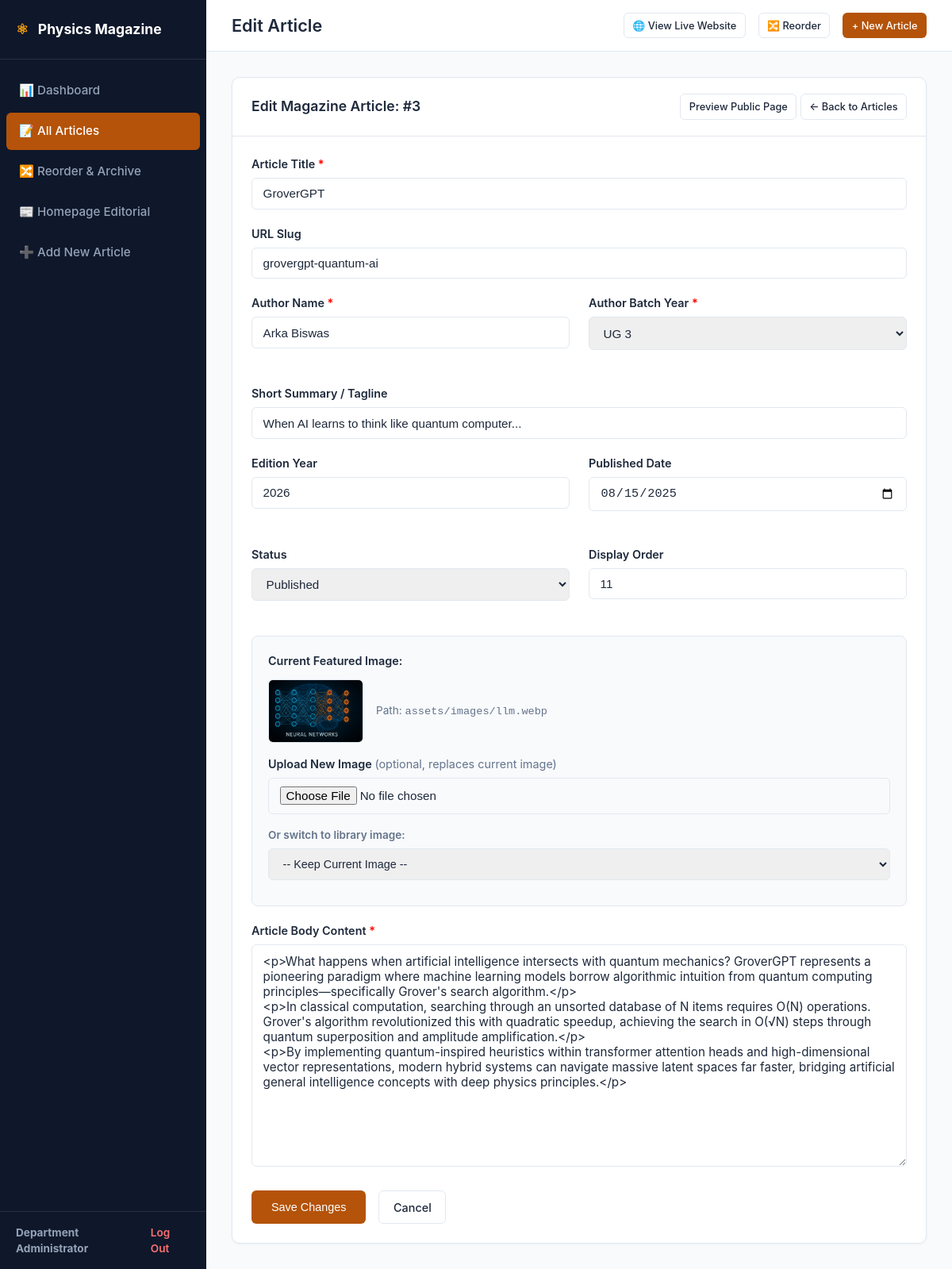
Before: /admin/article-edit.php?id=3 (signed in) with the older database file.
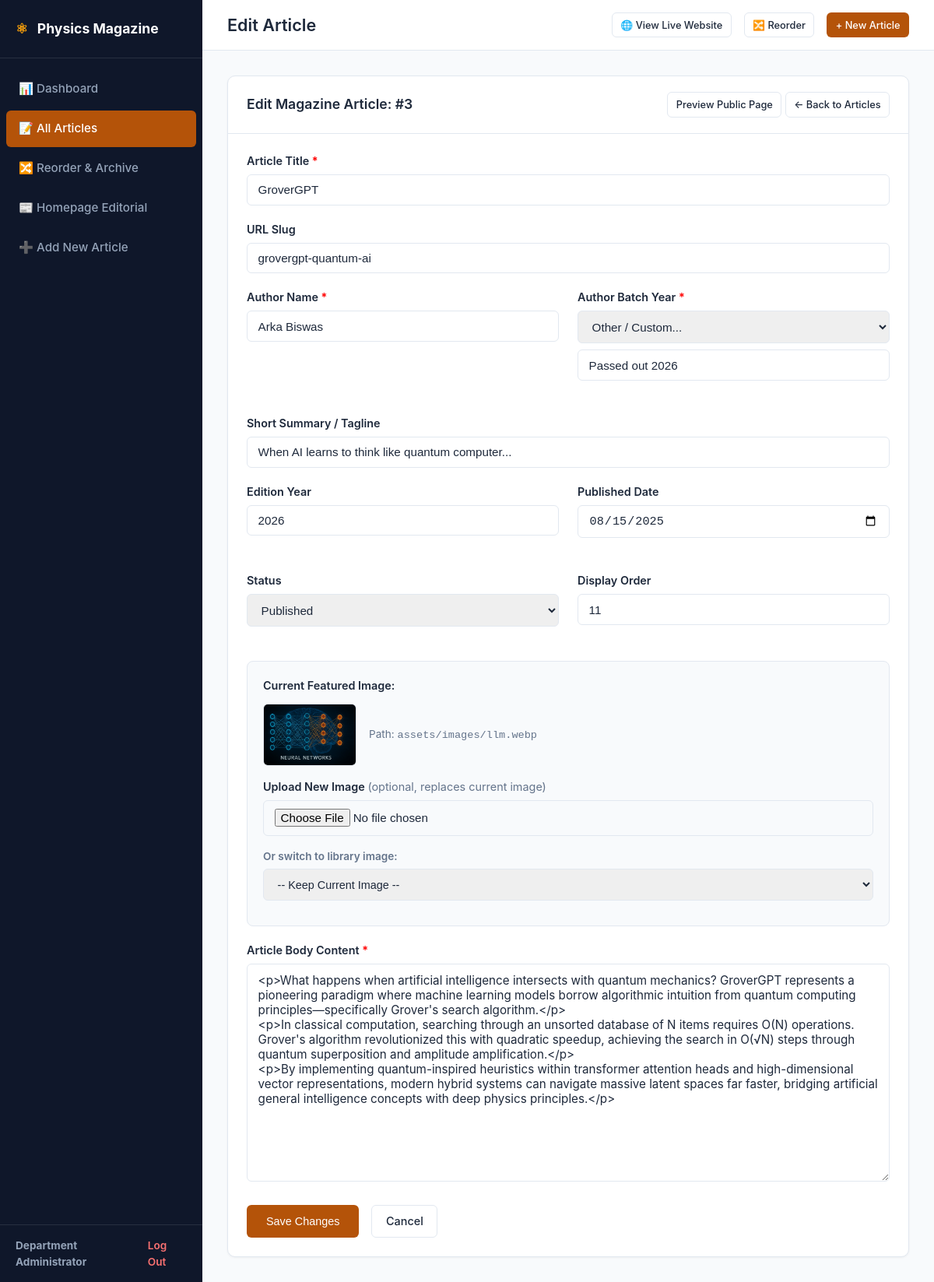
After: the same page with the newer database file.
### tables this page shows
CREATE TABLE `articles` (
  `id` int(11) NOT NULL AUTO_INCREMENT,
  `slug` varchar(255) NOT NULL,
  `title` varchar(255) NOT NULL,
  `summary` varchar(500) NOT NULL,
  `author_name` varchar(150) NOT NULL,
  `author_batch` varchar(50) NOT NULL,
  `image_path` varchar(255) NOT NULL,
  `content` mediumtext NOT NULL,
  `edition_year` int(11) NOT NULL DEFAULT 2025,
  `published_date` date NOT NULL,
  `status` enum('published','draft') NOT NULL DEFAULT 'published',
  `sort_order` int(11) NOT NULL DEFAULT 0,
  `views_count` int(11) NOT NULL DEFAULT 0,
  `created_at` datetime DEFAULT current_timestamp(),
  `updated_at` datetime DEFAULT current_timestamp() ON UPDATE current_timestamp(),
  PRIMARY KEY (`id`),
  UNIQUE KEY `slug` (`slug`),
  KEY `idx_edition_status` (`edition_year`,`status`),
  KEY `idx_slug` (`slug`)
);

### includes/functions.php (called while the page is built, shortened)
<?php
function e($string)
{
    return htmlspecialchars($string ?? '', ENT_QUOTES, 'UTF-8');
}

### admin/article-edit.php (the view, shortened to what the changed rows need)
<?php
require_once __DIR__ . '/includes/admin_header.php';
$pdo = get_db_connection();
$id = (int) ($_GET['id'] ?? 0);
$stmt = $pdo->prepare("SELECT * FROM articles WHERE id = ?");
$stmt->execute([$id]);
$article = $stmt->fetch();
$commonBatches = ['UG 1', 'UG 2', 'UG 3', 'UG 4', 'PG 1', 'PG 2', 'Faculty', 'Alumni'];
$isCustomBatch = !in_array($article['author_batch'], $commonBatches) && !empty($article['author_batch']);
?>
<div class="card" style="max-width: 900px; margin: 0 auto;">
  <div class="card-header">
    <h2>Edit Magazine Article: #<?= $article['id'] ?></h2>
    <div>
      <a href="../article.php?slug=<?= urlencode($article['slug']) ?>" target="_blank"
        class="btn btn-secondary btn-sm">Preview Public Page</a>
      <a href="articles.php" class="btn btn-secondary btn-sm">&larr; Back to Articles</a>
    </div>
  </div>
  <div class="card-body">
    <form method="POST" action="article-edit.php?id=<?= $article['id'] ?>" enctype="multipart/form-data">
      <div class="form-group">
        <label for="title">Article Title <span style="color: red;">*</span></label>
        <input type="text" id="title" name="title" class="form-control" required value="<?= e($article['title']) ?>">
      </div>
      <div class="form-group">
        <label for="slug">URL Slug</label>
        <input type="text" id="slug" name="slug" data-autogen="false" class="form-control"
          value="<?= e($article['slug']) ?>">
      </div>
      <div class="form-grid">
        <div class="form-group">
          <label for="author_name">Author Name <span style="color: red;">*</span></label>
          <input type="text" id="author_name" name="author_name" class="form-control" required
            value="<?= e($article['author_name']) ?>">
        </div>
        <div class="form-group">
          <label for="author_batch_select">Author Batch Year <span style="color: red;">*</span></label>
          <select id="author_batch_select" name="author_batch_select" class="form-control">
            <?php foreach ($commonBatches as $b): ?>
              <option value="<?= e($b) ?>" <?= ($article['author_batch'] === $b) ? 'selected' : '' ?>><?= e($b) ?></option>
            <?php endforeach; ?>
            <option value="custom" <?= $isCustomBatch ? 'selected' : '' ?>>Other / Custom...</option>
          </select>
          <input type="text" id="author_batch_custom" name="author_batch_custom" class="form-control"
            style="display: <?= $isCustomBatch ? 'block' : 'none' ?>; margin-top: 0.5rem;"
            placeholder="e.g. Research Scholar" value="<?= e($article['author_batch']) ?>">
        </div>
      </div>
      <div class="form-group">
        <label for="summary">Short Summary / Tagline</label>
        <input type="text" id="summary" name="summary" class="form-control" value="<?= e($article['summary']) ?>">
      </div>
      <div class="form-grid">
        <div class="form-group">
          <label for="edition_year">Edition Year</label>
          <input type="number" id="edition_year" name="edition_year" class="form-control"
            value="<?= e($article['edition_year']) ?>">
        </div>
        <div class="form-group">
          <label for="published_date">Published Date</label>
          <input type="date" id="published_date" name="published_date" class="form-control"
            value="<?= e($article['published_date']) ?>">
        </div>
        <div class="form-group">
          <label for="status">Status</label>
          <select id="status" name="status" class="form-control">
            <option value="published" <?= $article['status'] === 'published' ? 'selected' : '' ?>>Published</option>
          </select>
        </div>
        <div class="form-group">
          <label for="sort_order">Display Order</label>
          <input type="number" id="sort_order" name="sort_order" class="form-control"
            value="<?= e($article['sort_order']) ?>">
        </div>
      </div>
      <div class="form-group"
        style="background: #f8fafc; border: 1px solid var(--border); padding: 1.25rem; border-radius: 8px;">
        <div class="image-preview-container" style="margin-bottom: 1rem;">
          <img src="../<?= e($article['image_path']) ?>" alt="" class="image-preview-thumb">
          <span style="font-size: 0.85rem; color: #64748b;">Path: <code><?= e($article['image_path']) ?></code></span>
        </div>
      </div>
      <div class="form-group">
        <label for="content">Article Body Content <span style="color: red;">*</span></label>
        <textarea id="content" name="content" class="form-control" style="min-height: 280px;"
          required><?= e($article['content']) ?></textarea>
      </div>
    </form>
  </div>
</div>
<?php require_once __DIR__ . '/includes/admin_footer.php'; ?>

Changed rows visible on the page:
changed articles "assets/images/llm.webp": author_batch_select (not shown) → "Other / Custom..."; author_batch_custom (not shown) → "Passed out 2026"
Other visible differences:
form field author_batch_select: "UG 3" → (not shown)
